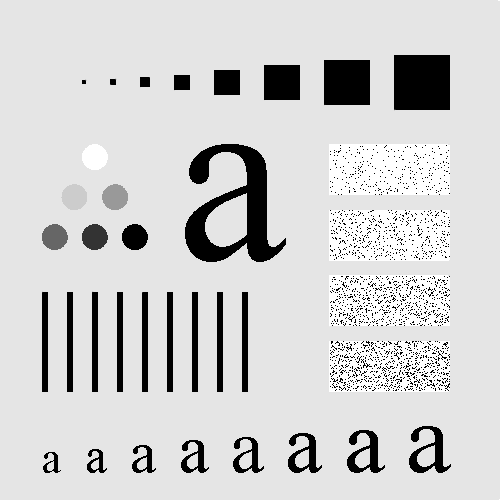
#> input picture Lab8/Fig01.tif, 500 x 500 px
$ python t1.py
#> lines starting #> are read from the running program, lines starting #| are printed output that depends on the picture; after the words box and inside, x2 and y2 are one past the last pixel; in counts of white or black regions, pixels touching at a corner belong together
import numpy
import cv2
import math
import os

my_img = cv2.imread("Fig01.tif",0)
#> my_img is the input picture: shape (500, 500); min 0, max 255, mean 207.4
my_img = numpy.double(my_img)
r,c = numpy.shape(my_img)
#> r = 500; c = 500

dm_img = numpy.zeros((r,c),dtype = numpy.double)
lp_img = numpy.zeros((r,c),dtype = numpy.double)
hp_img = numpy.zeros((r,c),dtype = numpy.double)
t_img = numpy.zeros((r,c), dtype = numpy.double)
r_img = numpy.zeros((r,c), dtype = numpy.double)

rm = int(r/2)
#> rm = 250
cm = int(c/2)
#> cm = 250

for i in range(r):
    for j in range(c):
        temp = numpy.sqrt(numpy.square(rm-i)+numpy.square(cm-j))
        dm_img[i][j] = temp
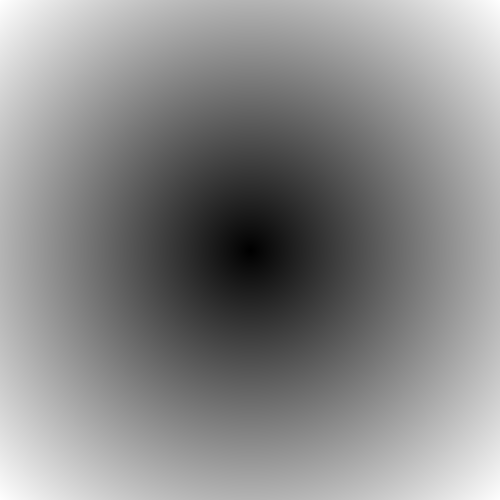
#> dm_img: shape (500, 500) float64; min 0, max 353.6, mean 191.3; drawn with min black and max white
cv2.imshow("DM",dm_img/255)
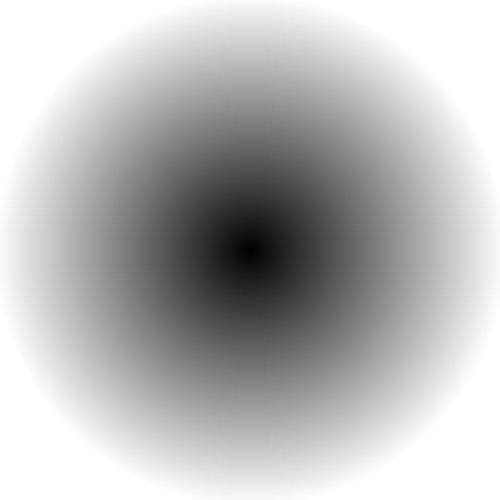
#> window 'DM': shape (500, 500); min 0, max 255, mean 185.2

for i in range(r):
    for j in range(c):
        if dm_img[i][j]>=100:
            lp_img[i][j]=0
        elif dm_img[i][j]<100:
            lp_img[i][j]=1
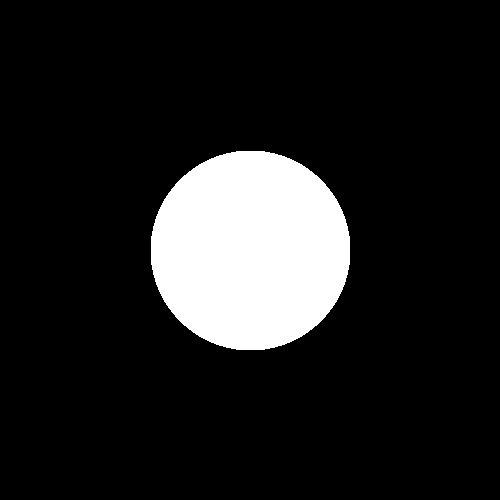
#> lp_img: shape (500, 500) float64; values 0 (black) and 1 (white), 12.6% white; 1 white region, box (x1, y1, x2, y2) and area: (151, 151, 350, 350) 31397
cv2.imshow("LP",lp_img)

for i in range(r):
    for j in range(c):
       hp_img[i][j] = 1 - lp_img[i][j]
cv2.imshow("HP",hp_img)

t_img = numpy.fft.fft2(my_img)
t_img = numpy.fft.fftshift(t_img)
r_img = t_img * hp_img
r_img = numpy.fft.ifftshift(r_img)
r_img = numpy.fft.ifft2(r_img)
r_img = numpy.absolute(r_img)
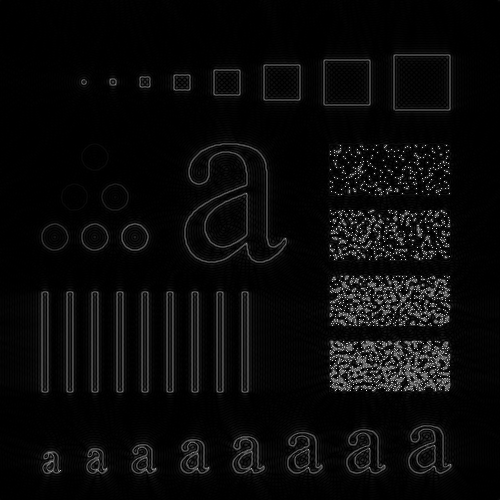
#> r_img: shape (500, 500) float64; min 1.22e-05, max 280, mean 11.4; drawn with min black and max white

mini = numpy.min(r_img)
#> mini = 1.22e-05
maxi = numpy.max(r_img)
#> maxi = 280
for i in range(r):
    for j in range(c):
        r_img[i][j] = ((r_img[i][j]-mini)*255)/(maxi-mini)
r_img = numpy.uint8(r_img)
cv2.imshow("RESULT",r_img)
